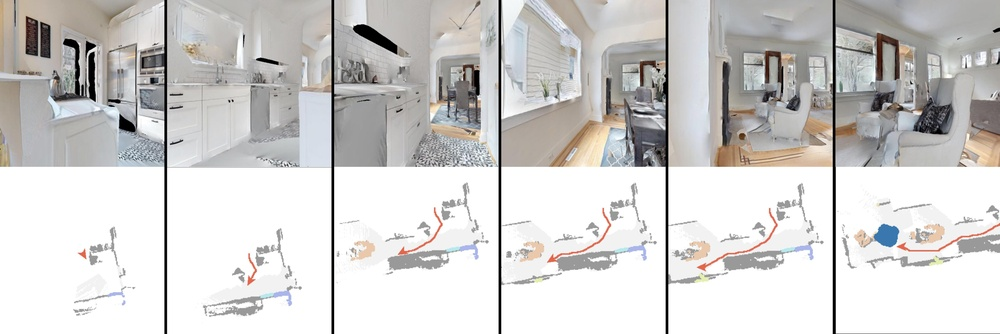
#> input picture final_concatenated_image.jpg, 1000 x 334 px, shrunk from 5643 x 1882 before the run, found by its file name
$ python extendPixdel.py
#> lines starting #> are read from the running program, lines starting #| are printed output that depends on the picture
# # from PIL import Image, ImageOps

# # # Load the image
# # image_path = '/Users/cengyijie/Desktop/截屏2024-07-02 17.59.51.png'  # Replace with your image path
# # image = Image.open(image_path)

# # # Define the border size
# # border_size = 2  # Adjust the border size if needed

# # # Add a black border around the image
# # bordered_image = ImageOps.expand(image, border=border_size, fill='black')

# # # Save the new image
# # bordered_image.save('/Users/cengyijie/Downloads/work2/1.jpg')
# from PIL import Image, ImageOps

# def add_black_border(input_image_path, output_image_path):
#     # 打开图像
#     image = Image.open(input_image_path)

#     # 定义边框宽度（2像素）
#     border_width = 2

#     # 添加黑色边框
#     bordered_image = ImageOps.expand(image, border=border_width, fill='black')

#     # 保存带边框的图像
#     bordered_image.save(output_image_path)

# # 示例调用
# input_image_path = '/Users/cengyijie/Downloads/final_concatenated_image.jpg'  # 输入图像路径
# output_image_path = '/Users/cengyijie/Downloads/final_concatenated_image.jpg'  # 输出图像路径
# add_black_border(input_image_path, output_image_path)
from PIL import Image, ImageOps

def expand_image_borders(image_path, output_path):
    # 打开输入图片
    image = Image.open(image_path)
#> image is the input picture: PIL image 1000x334 RGB; mean R, G, B 208.7, 207.3, 205.9

    # 获取原始图片尺寸
    original_width, original_height = image.size
#> original_width = 1000; original_height = 334

    # 新图片尺寸，比原始图片每边大4像素
    new_width = original_width + 4
#> new_width = 1004
    new_height = original_height + 4
#> new_height = 338

    # 创建一个新的黑色背景的图片
    new_image = Image.new('RGB', (new_width, new_height), (0, 0, 0))
#> new_image: PIL image 1004x338 RGB; every value is 0

    # 将原始图片粘贴到新图片的中心
    new_image.paste(image, (2, 2))
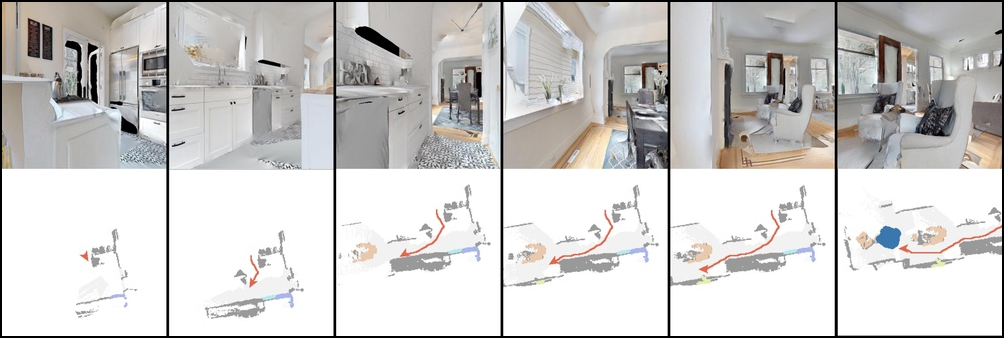
#> new_image: PIL image 1004x338 RGB; mean R, G, B 205.4, 204, 202.7

    # 保存处理后的图片
    new_image.save(output_path)

# 使用示例：
expand_image_borders('/Users/cengyijie/Downloads/final_concatenated_image.jpg', '/Users/cengyijie/Downloads/final_concatenated_image.jpg')
